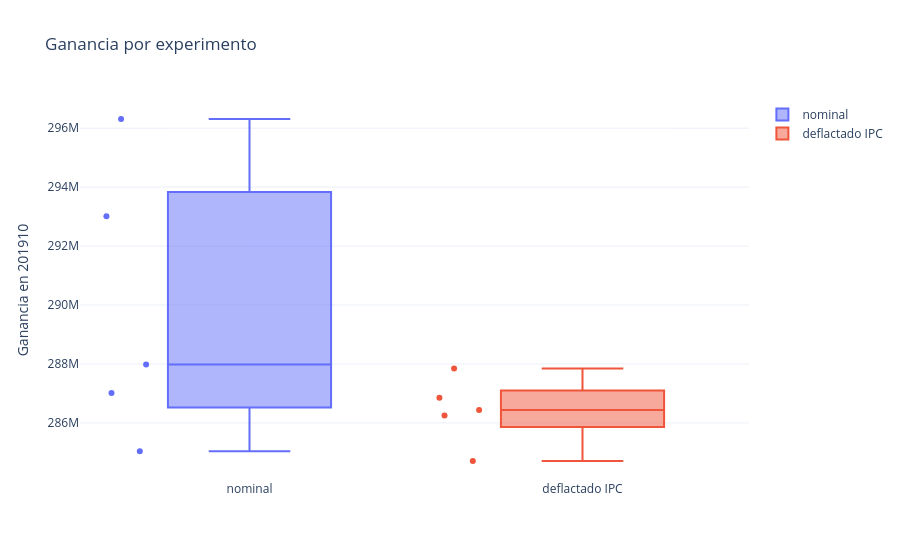

Write notebook code for a chart like this one.
### Markdown cell above
7. Los dos juntos en un boxplot.

### Code cell
grafico_comparacion({"nominal": res_base, "deflactado IPC": res_ipc}).show()

### Figure 1 — Plotly figure (JSON) as saved in the notebook; plotly's stock layout.template omitted (floating-point values rounded to 4 significant figures)
{"data": [{"boxpoints": "all", "jitter": 0.3, "name": "nominal", "type": "box", "y": [296300000.0, 285000000.0, 288000000.0, 287000000.0, 293000000.0]}, {"boxpoints": "all", "jitter": 0.3, "name": "deflactado IPC", "type": "box", "y": [286200000.0, 284700000.0, 287800000.0, 286900000.0, 286400000.0]}], "layout": {"title": {"text": "Ganancia por experimento"}, "yaxis": {"title": {"text": "Ganancia en 201910"}}}}
